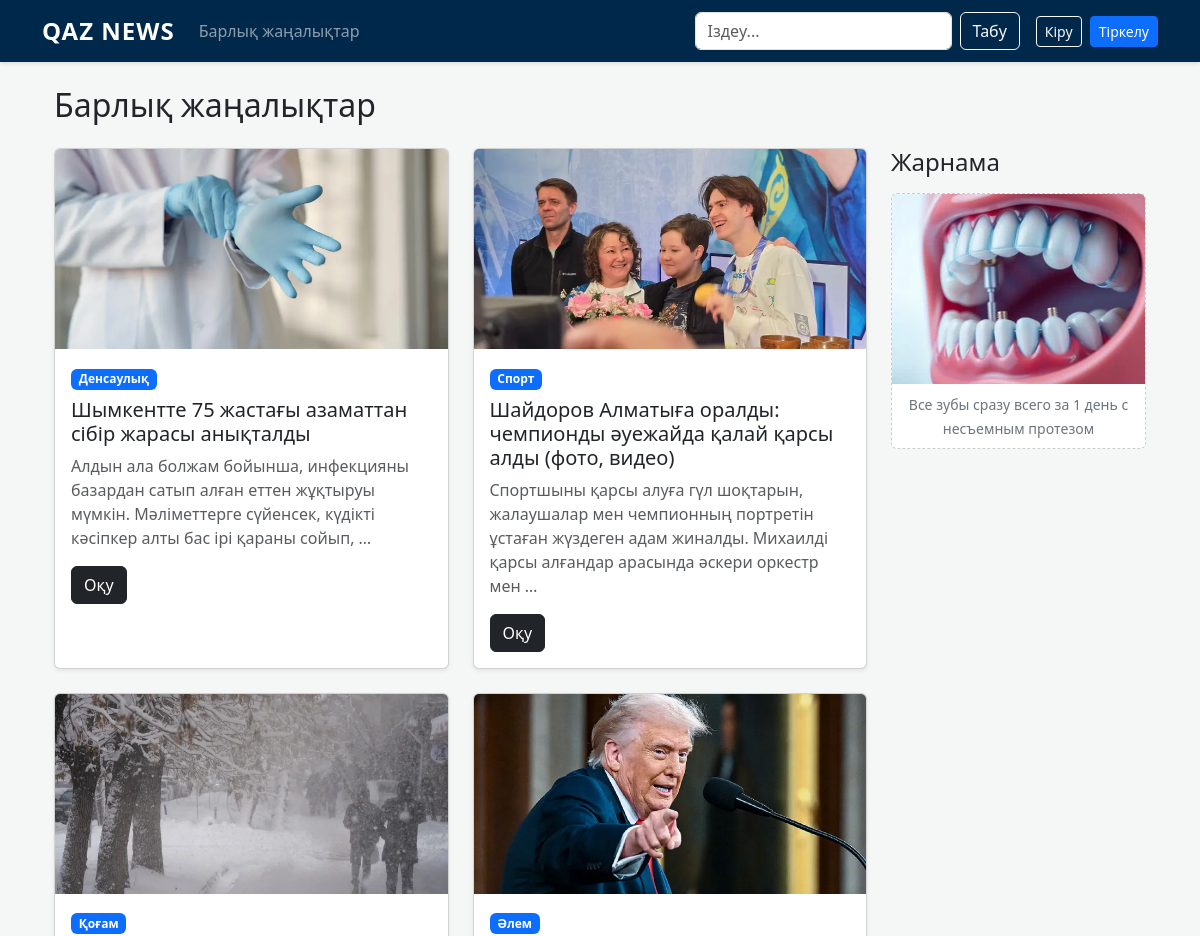
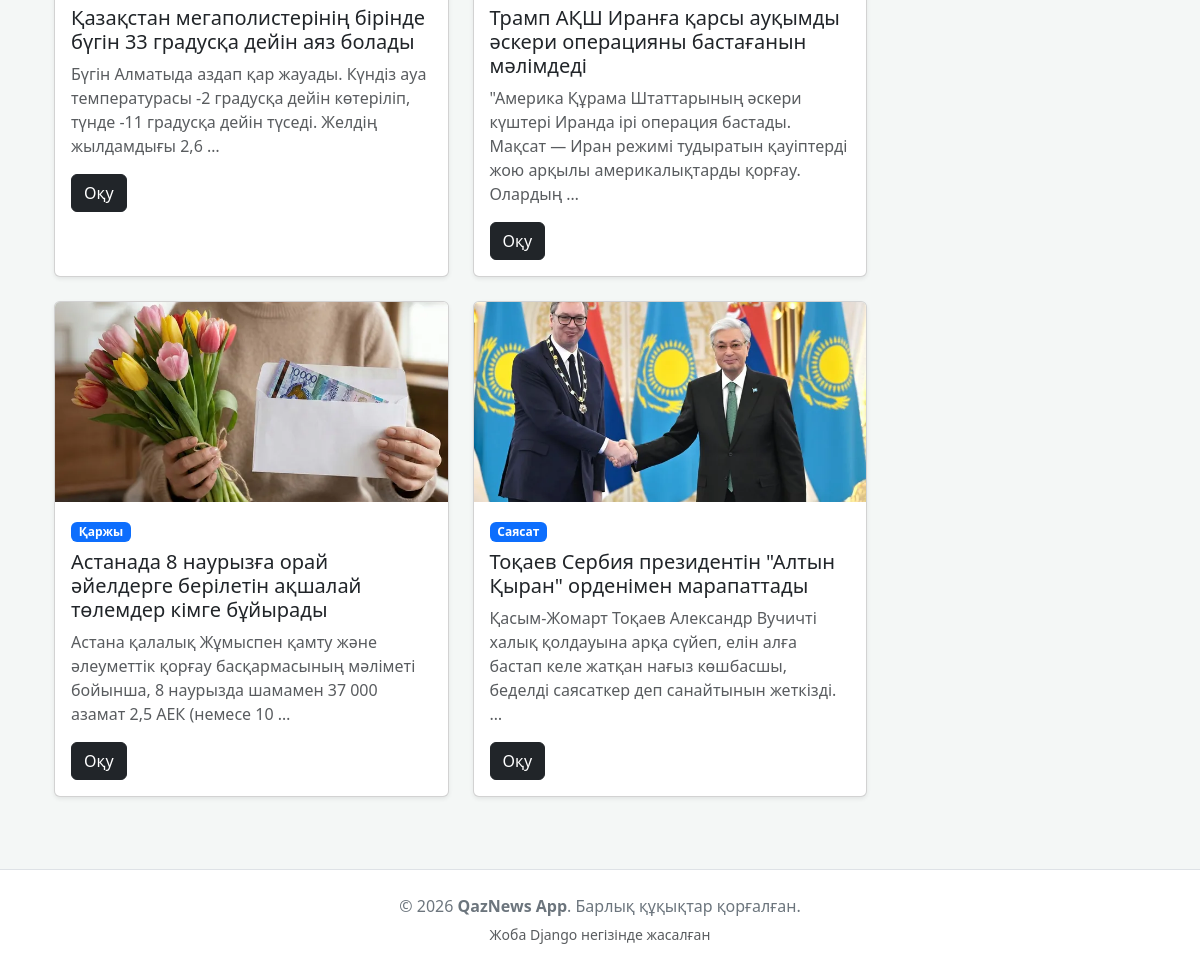
The page /all-news/ on the database its author committed (2 pictures, top to bottom).
### core_app/models.py (models this page shows, shortened)
class Post(models.Model):
    title = models.CharField("Тақырыбы", max_length=200)
    content = models.TextField("Мәтіні")
    category = models.ForeignKey(Category, on_delete=models.CASCADE, related_name='posts')
    image = models.ImageField("Сурет", upload_to='news_images/')
    created_at = models.DateTimeField(auto_now_add=True)

class Category(models.Model):
    name = models.CharField("Санат атауы", max_length=100)

class Ad(models.Model):
    title = models.CharField("Жарнама атауы", max_length=100)
    image = models.ImageField("Жарнама суреті", upload_to='ads/')
    link = models.URLField("Сілтеме", blank=True)

### core_app/views.py (the view)
# urls.py: path('all-news/', views.all_news, name='all_news'),
def all_news(request):
    posts = Post.objects.all().order_by('-created_at')
    ads = Ad.objects.all().order_by('-id')[:4]
    return render(request, 'all-news.html', {'posts': posts, 'ads': ads})

### core_app/templates/all-news.html (shortened to what this page needs)
{% extends 'base.html' %}
{% block content %}
<div class="container mt-4">
    <h2 class="mb-4">Барлық жаңалықтар</h2>
    <div class="row">
        <div class="col-lg-9">
            <div class="row">
                {% for post in posts %}
                <div class="col-md-6 mb-4">
                    <div class="card h-100 shadow-sm">
                        {% if post.image %}
                        <img src="{{ post.image.url }}" class="card-img-top" alt="{{ post.title }}" style="height: 200px; object-fit: cover;">
                        {% endif %}
                        <div class="card-body">
                            <span class="badge bg-primary mb-2">{{ post.category.name }}</span>
                            <h5 class="card-title">{{ post.title }}</h5>
                            <p class="card-text text-muted">{{ post.content|truncatewords:20 }}</p>
                            <a href="{% url 'read_news' post.pk %}" class="btn btn-dark">Оқу</a>
                        </div>
                    </div>
                </div>
                {% empty %}
                <p>Әзірге жаңалықтар жоқ.</p>
                {% endfor %}
            </div>
        </div>
        <div class="col-lg-3">
            <h4 class="mb-3">Жарнама</h4>
            {% for ad in ads %}
            <div class="card mb-3 border-dashed">
                {% if ad.image %}
                <img src="{{ ad.image.url }}" class="card-img-top" alt="Ad">
                {% endif %}
                <div class="card-body p-2 text-center">
                    <small class="text-secondary">{{ ad.title }}</small>
                </div>
            </div>
            {% endfor %}
        </div>
    </div>
</div>
{% endblock %}

### core_app/templates/base.html (style rules this page uses)
body { background-color: #f4f7f6; font-family: 'Segoe UI', Tahoma, Geneva, Verdana, sans-serif; }

### core_app/templates/all-news.html (style rules this page uses)
.border-dashed { border: 1px dashed #ccc; }

### rows shown on the page
Post: image (picture), category.name "Денсаулық", title "Шымкентте 75 жастағы азаматтан сібір жарасы анықталды", content "Алдын ала болжам бойынша, инфекцияны базардан сатып алған еттен жұқтыруы мүмкін. Мәліметтерге сүйенсек, күдікті кәсіпкер алты бас ірі қараны сойып, …"
Post: image (picture), category.name "Спорт", title "Шайдоров Алматыға оралды: чемпионды әуежайда қалай қарсы алды (фото, видео)", content "Спортшыны қарсы алуға гүл шоқтарын, жалаушалар мен чемпионның портретін ұстаған жүздеген адам жиналды. Михаилді қарсы алғандар арасында әскери оркестр мен …"
Post: image (picture), category.name "Қоғам", title "Қазақстан мегаполистерінің бірінде бүгін 33 градусқа дейін аяз болады", content "Бүгін Алматыда аздап қар жауады. Күндіз ауа температурасы -2 градусқа дейін көтеріліп, түнде -11 градусқа дейін түседі. Желдің жылдамдығы 2,6 …"
Post: image (picture), category.name "Әлем", title "Трамп АҚШ Иранға қарсы ауқымды әскери операцияны бастағанын мәлімдеді", content "\"Америка Құрама Штаттарының әскери күштері Иранда ірі операция бастады. Мақсат — Иран режимі тудыратын қауіптерді жою арқылы америкалықтарды қорғау. Олардың …"
Post: image (picture), category.name "Қаржы", title "Астанада 8 наурызға орай әйелдерге берілетін ақшалай төлемдер кімге бұйырады", content "Астана қалалық Жұмыспен қамту және әлеуметтік қорғау басқармасының мәліметі бойынша, 8 наурызда шамамен 37 000 азамат 2,5 АЕК (немесе 10 …"
Post: image (picture), category.name "Caясат", title "Тоқаев Сербия президентін \"Алтын Қыран\" орденімен марапаттады", content "Қасым-Жомарт Тоқаев Александр Вучичті халық қолдауына арқа сүйеп, елін алға бастап келе жатқан нағыз көшбасшы, беделді саясаткер деп санайтынын жеткізді. …"
Ad: image (picture), title "Все зубы сразу всего за 1 день с несъемным протезом"
